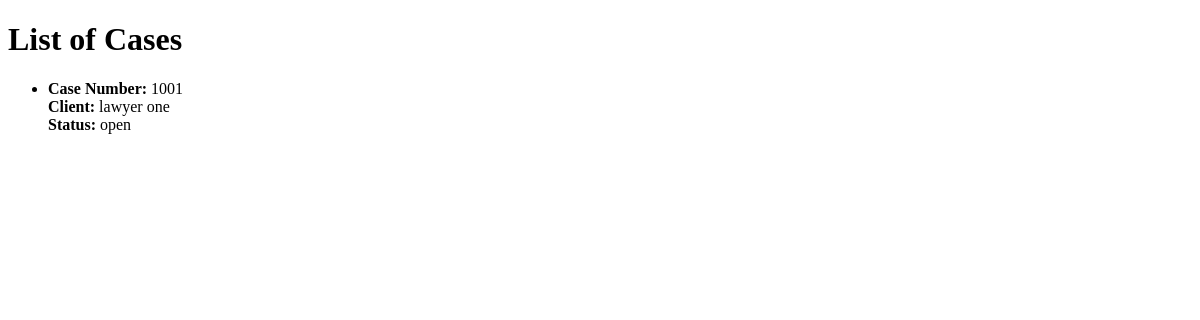
Page /list_cases/ (signed in) on the earlier database version.
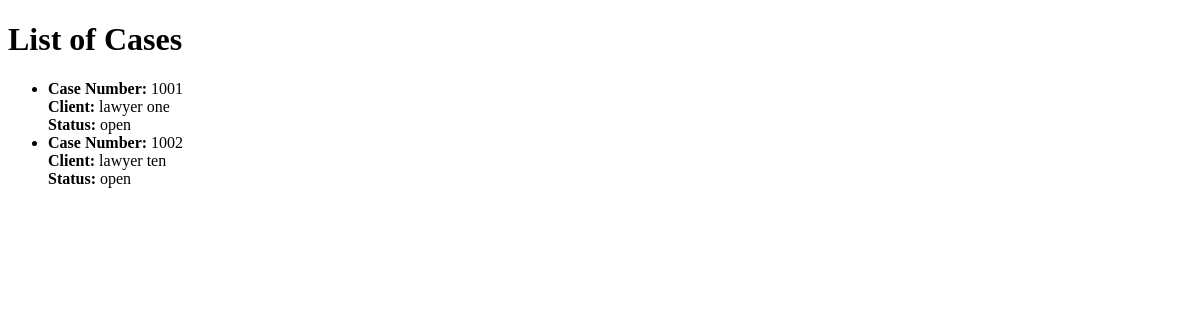
Same page on the later database version.
### accounts/models.py (models this page shows, shortened)
class Case(models.Model):
    CASE_STATUS_CHOICES = (
        ('open', 'Open'),
        ('closed', 'Closed'),
    )
    case_number = models.CharField(max_length=10, unique=True)
    client = models.ForeignKey(CustomUser, on_delete=models.CASCADE, related_name='cases', blank=True, null=True)
    client_name = models.CharField(max_length=100, blank=True)
    client_email = models.EmailField(blank=True)
    client_phone = models.CharField(max_length=15, blank=True)
    client_adhar = models.CharField(max_length=12)
    client_adhar_photo = models.ImageField(upload_to='aadhar_photos/', blank=True, null=True)
    lawyer = models.ForeignKey(LawyerProfile, on_delete=models.CASCADE, related_name='cases', blank=True, null=True)
    incident_place = models.CharField(max_length=100)
    incident_date = models.DateField()
    incident_time = models.TimeField()
    witness_name = models.CharField(max_length=100, blank=True)
    witness_details = models.TextField(blank=True)
    incident_description = models.TextField()
    status = models.CharField(max_length=10, choices=CASE_STATUS_CHOICES, default='open')

### accounts/views.py (the view)
# urls.py: path('list_cases/', views.list_cases, name='list_cases'),
def list_cases(request):
    user_type = request.user.user_type  # Assuming you have 'user_type' set in your CustomUser model
    if user_type == 'lawyer':
        cases = Case.objects.filter(lawyer=request.user.lawyer_profile)
    elif user_type == 'client':
        cases = Case.objects.filter(client=request.user)
    elif user_type == 'admin':
        cases = Case.objects.all()
    else:
        cases = None
    return render(request, 'case_list.html', {'cases': cases})

### accounts/templates/case_list.html (shortened to what this page needs)
<!DOCTYPE html>
<html lang="en">
<head>
</head>
<body>
    <h1>List of Cases</h1>
    <ul>
        {% for case in cases %}
            <li>
                <strong>Case Number:</strong> {{ case.case_number }}<br>
                <strong>Client:</strong> {{ case.client_name }}<br>
                <strong>Status:</strong> {{ case.status }}<br>
            </li>
        {% empty %}
            <li>No cases available.</li>
        {% endfor %}
    </ul>
</body>
</html>

Differences in the rows shown:
added Case: case_number "1002", client_name "lawyer ten", status "open"
